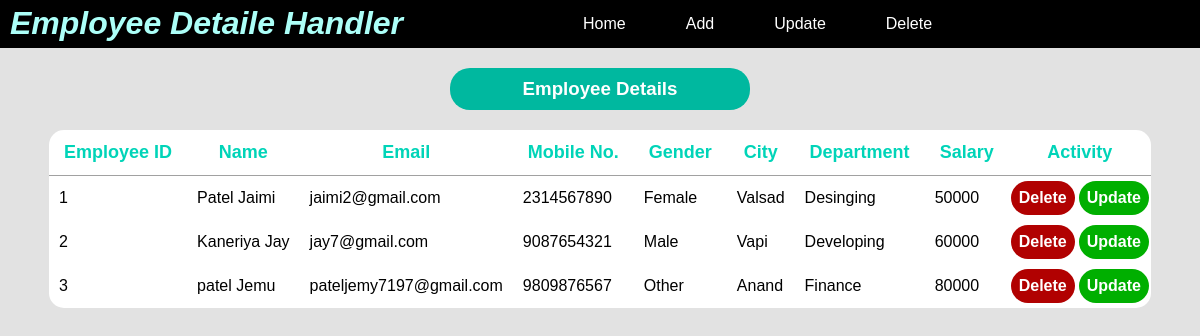
Page /Home.php on the committed database.
### tables this page shows
CREATE TABLE `tbl_employee` (
  `e_id` int(10) NOT NULL,
  `e_name` varchar(50) NOT NULL,
  `e_email` varchar(30) NOT NULL,
  `e_number` bigint(10) NOT NULL,
  `e_gender` varchar(6) NOT NULL,
  `e_city` varchar(10) NOT NULL,
  `e_department` varchar(20) NOT NULL,
  `e_salary` bigint(10) NOT NULL
);

### Home.php (the view, shortened to what this page needs)
<!DOCTYPE html>
<html lang="en">
<head>
    <link rel="stylesheet" href="style.css">
</head>
<body>
    <?php
        include 'Header.php';
    ?>
    <h3>Employee Details</h3>
    <?php
        $connection=mysqli_connect("localhost","root","","db_employee") or die("Connection Failed.");
        $sql="SELECT * from tbl_employee";
        $query=mysqli_query($connection,$sql) or die("Query Unsuccessful.");
        if(mysqli_num_rows($query)>0){
    ?>
    <div class="record">
        <table>
            <tr class="head">
                <th>Employee ID</th>
                <th>Name</th>
                <th>Email</th>
                <th>Mobile No.</th>
                <th>Gender</th>
                <th>City</th>
                <th>Department</th>
                <th>Salary</th>
                <th colspan=2>Activity</th>
            </tr>
            <?php while($row=mysqli_fetch_array($query)){ ?>
            <tr>
                <td><?php echo $row['e_id'] ?></td>
                <td><?php echo $row['e_name'] ?></td>
                <td><?php echo $row['e_email'] ?></td>
                <td><?php echo $row['e_number'] ?></td>
                <td><?php echo $row['e_gender'] ?></td>
                <td><?php echo $row['e_city'] ?></td>
                <td><?php echo $row['e_department'] ?></td>
                <td><?php echo $row['e_salary'] ?></td>
                <th><a href="Inline Delete.php? <?php echo "deletedId={$row['e_id']}" ?>" class="delete">Delete</a></th>
                <th><a href="Inline Update.php? <?php echo "updateId={$row['e_id']}" ?>" class="update">Update</a></th>
            </tr>
            <?php } ?>
        </table>
    </div>
    <?php
        }else{
            echo"<h2>No Data Found !</h2>";
        }
    ?>
</body>
</html>

### Header.php
<html>
    <head>
        <link rel="stylesheet" href="style.css">
    </head>
    <body>
    <div class="header">
        <ul>
            <li><h1><i>Employee Detaile Handler</i></h1></li>
            <li><a href="Home.php">Home</a></li>
            <li><a href="Add.php">Add</a></li>
            <li><a href="Update.php">Update</a></li>
            <li><a href="Delete.php">Delete</a></li>
        </ul>
    </div>
    </body>
</html>

### style.css (style rules this page uses)
* { margin: 0; padding: 0; box-sizing: border-box; font-family: 'Franklin Gothic Medium', 'Arial Narrow', Arial, sans-serif; }
body { background: #e2e2e2; }
.header { background: #000; color: #fff; }
ul { display: flex; }
li { list-style: none; }
.header a { color: #fff; text-decoration: none; display: block; padding: 15px 30px; }
.header h1 { color: #acfff8; margin: 5px 150px 5px 10px; }
.record table { margin: 10px auto; background: #fff; border-radius: 15px; max-width: 95vw; border: none; border-collapse: collapse; }
.record .head th { color: #00d4b8; font-size: 18px; padding: 12px 15px; border-bottom: 1px solid #a1a1a1; }
.record td { padding: 10px; }
.record a { display: block; text-decoration: none; color: #fff; font-weight: 600; margin: 5px 2px; padding: 8px; border-radius: 20px; }
.record .delete { background: #b10101; }
.record .update { background: #00af00; }
h3 { text-align: center; margin: 20px auto; width: 300px; padding: 10px 20px; background: #00b89f; color: #fff; border-radius: 20px; }
td { padding: 8px; }

### rows in the picture
tbl_employee: e_id "1", e_name "Patel Jaimi", e_email "jaimi2@gmail.com", e_number "2314567890", e_gender "Female", e_city "Valsad", e_department "Desinging", e_salary "50000"
tbl_employee: e_id "2", e_name "Kaneriya Jay", e_email "jay7@gmail.com", e_number "9087654321", e_gender "Male", e_city "Vapi", e_department "Developing", e_salary "60000"
tbl_employee: e_id "3", e_name "patel Jemu", e_email "pateljemy7197@gmail.com", e_number "9809876567", e_gender "Other", e_city "Anand", e_department "Finance", e_salary "80000"
